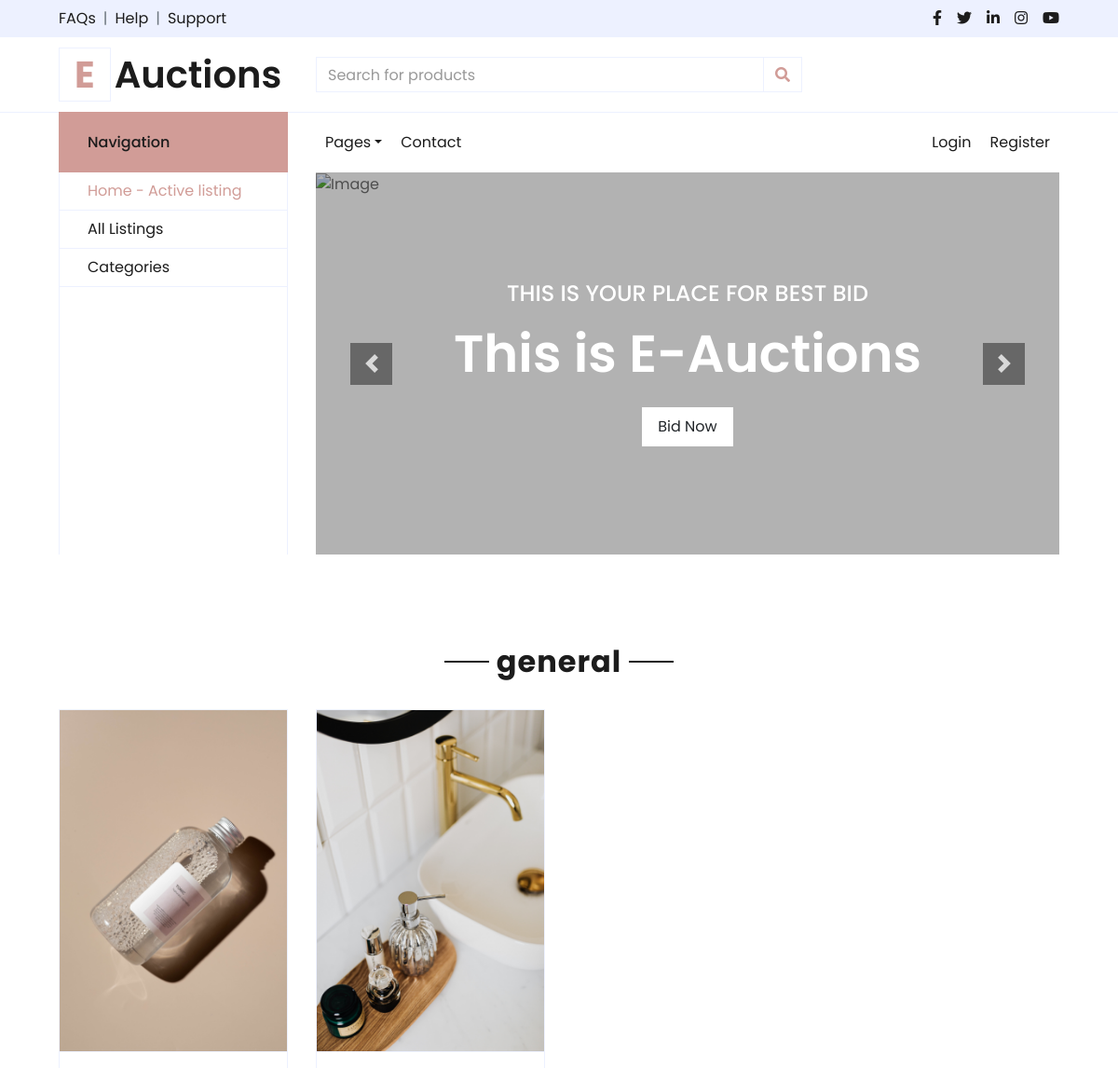
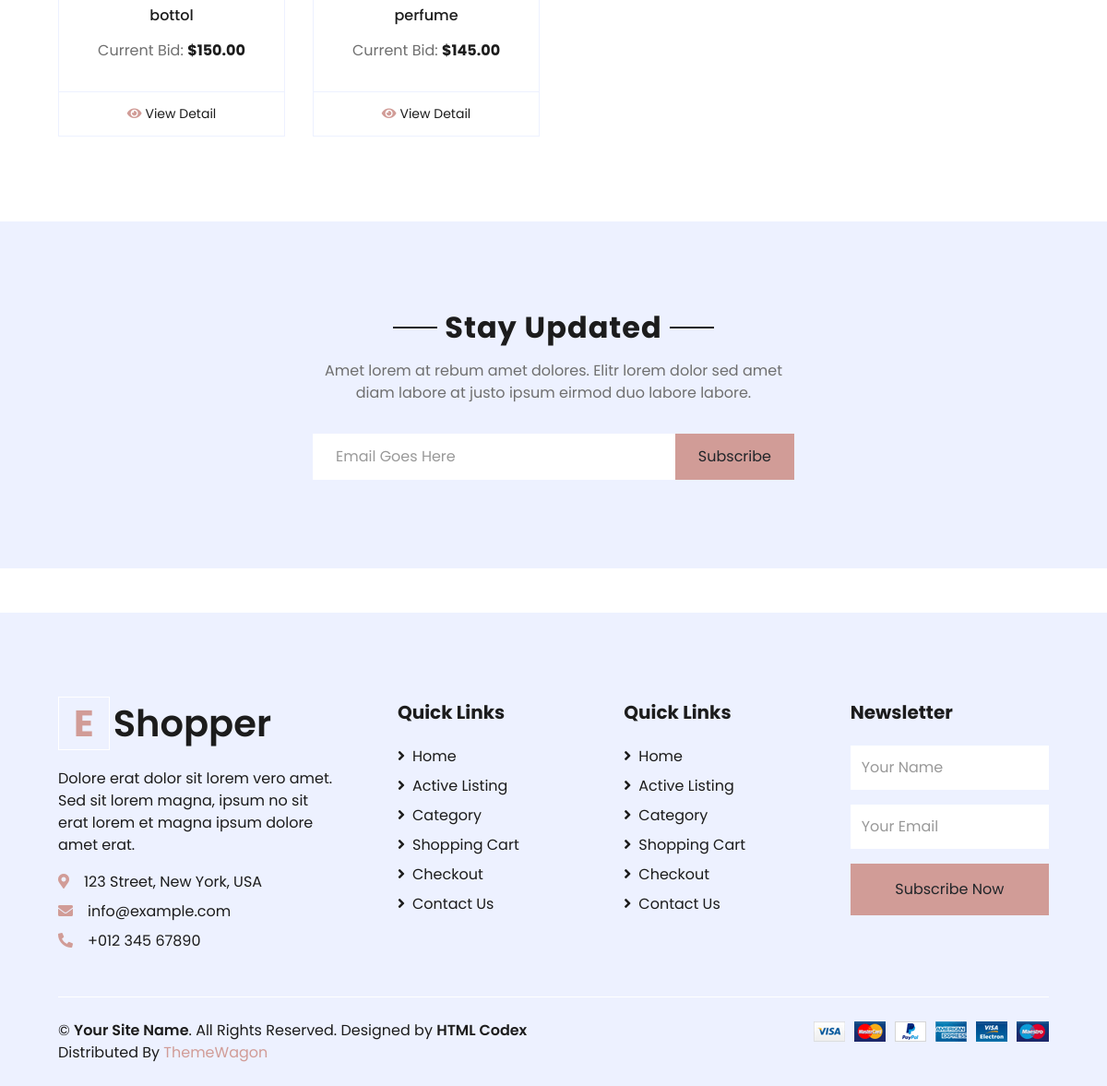
/categories/general, run on the app's committed database (2 pictures, top to bottom).
### auctions/models.py (models this page shows)
class listing(models.Model):
    bid_price = models.DecimalField(max_digits=5, decimal_places=2)
    title = models.CharField(name="title", max_length=250)
    description = models.CharField(name="description", max_length= 700)
    category = models.CharField(name="category", max_length=20, default="Not Specified")
    current_price = models.DecimalField(max_digits=5, decimal_places=2)
    slug = models.SlugField(name="slug")
    image = models.ImageField(upload_to='auctions/media/', null=True)
    status = models.BooleanField(default=True)
    user_id = models.ForeignKey(User, on_delete=models.CASCADE, default=User)

### auctions/views.py (the view)
# urls.py: path("categories/<str:category>", views.categories, name="categories"),
def categories(request, category):
    if category == 'all':
        cat_list = models.listing.objects.all().values_list('category', flat= True ).distinct()
        return render(request, 'auctions/categories.html', { 'categories': cat_list })
    else:
        cat_list = models.listing.objects.filter(category = category)
        count = models.listing.objects.filter(category = category).count()
        return render(request, 'auctions/categories.html', { 'cat_list': cat_list, 'category': category })

### auctions/templates/auctions/categories.html (shortened to what this page needs)
{% extends 'auctions/layout.html' %}
{% load static %}
{% block body %}
    {% if categories %}
    <div class="container-fluid pt-5">
        <div class="row px-xl-5 pb-3">
            {% for category in categories %}
            <div class="col-lg-4 col-md-6 pb-1">
                <a href="{% url 'categories' category=category %}" class="cat-img position-relative overflow-hidden mb-3">
                    <div class="cat-item d-flex flex-row justify-content-between border mb-4" style="padding: 30px;">
                        <h5 class="font-weight-semi-bold m-0">{{ category| capfirst }}</h5>
                    </div>
                </a>
            </div>
            {% endfor %}
        </div>
    </div>
    {% else %}
    <div class="container-fluid pt-5">
        <div class="text-center mb-4">
            <h2 class="section-title px-5"><span class="px-2">{{ category }}</span></h2>
        </div>
        <div class="row px-xl-5 pb-3">
            {% for q in cat_list %}
            <div class="col-lg-3 col-md-6 col-sm-12 pb-1">
                <div class="card product-item border-0 mb-4">
                    <div class="card-header product-img position-relative overflow-hidden bg-transparent border p-0">
                        <img class="img-fluid w-100" src="{{ q.image.url }}" alt="">
                    </div>
                    <div class="card-body border-left border-right text-center p-0 pt-4 pb-3">
                        <h6 class="text-truncate mb-3">{{q.title}}</h6>
                        <div class="d-flex justify-content-center">
                            <p>Current Bid: <strong class="text-dark">${{q.current_price}}</strong></p>
                        </div>
                    </div>
                    <div class="card-footer d-flex justify-content-center bg-light border">
                        <a href="{% url 'listing' id=q.pk %}" class="btn btn-sm text-dark p-0"><i class="fas fa-eye text-primary mr-1"></i>View Detail</a>
                    </div>
                </div>
            </div>
            {% endfor %}
        </div>
    </div>
    {% endif %}
{% endblock %}

### data on the page
listing: image (picture), title "bottol", current_price "150.00"
listing: image (picture), title "perfume", current_price "145.00"

### other printed values
{{ category }} "general"
